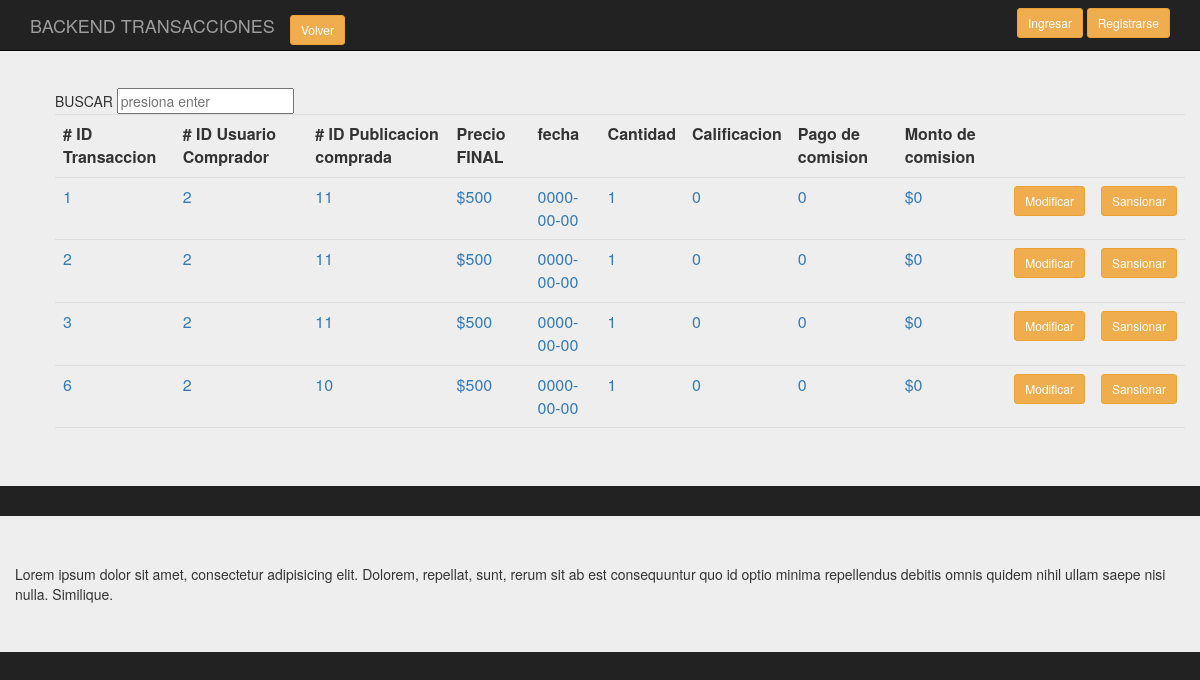
Before: /backend/Presentacion/BackTransaccion.php with the older database file.
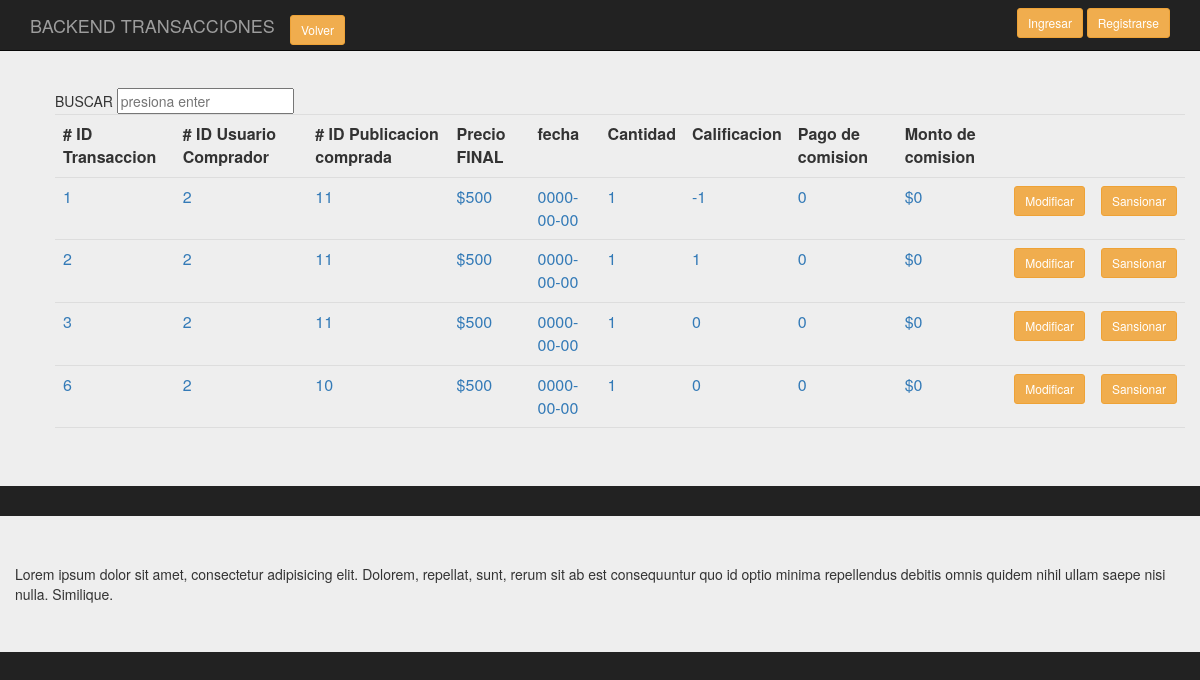
After: the same page with the newer database file.
### tables this page shows
CREATE TABLE `transaccion` (
  `id_trans` int(11) NOT NULL,
  `id_usut` int(11) NOT NULL,
  `id_pubt` int(11) NOT NULL,
  `precio_finalt` int(11) DEFAULT NULL,
  `fechat` date DEFAULT NULL,
  `cantidad` int(11) DEFAULT NULL,
  `calificaciont` int(1) DEFAULT NULL,
  `pago_comision` tinyint(1) NOT NULL,
  `comision_monto` int(11) NOT NULL,
  `comentariot` varchar(400) NOT NULL,
  `califico` int(11) NOT NULL
);

### backend/clases/Transaccion.class.php (called while the page is built, shortened)
<?php
require_once('../persistencia/PersistenciaTransaccion.class.php');
class Transaccion
{
    public function consultaTodos($conex)
    {
      $pu=new PersistenciaTransaccion;
      $datos= $pu->consTodos($conex);
      return $datos;
    }
}
?>

### backend/persistencia/PersistenciaTransaccion.class.php (called while the page is built, shortened)
<?php
class PersistenciaTransaccion
{
   public function consTodos( $conex)
   {
        $sql = "select * from transaccion";
        $result = $conex->prepare($sql);
		$result->execute();
		$resultados=$result->fetchAll();
       return $resultados;
    }
 }
?>

### backend/Presentacion/BackTransaccion.php (the view, shortened to what this page needs)
<?php
require_once('../clases/Transaccion.class.php');
?>
<!doctype html>
<html lang="en">
<head>
<link rel="stylesheet" href="https://maxcdn.bootstrapcdn.com/bootstrap/3.3.7/css/bootstrap.min.css">
<link rel="stylesheet" href="../css/estilos.css">
	</head>
<body>
		<div class="container">
			<nav class="navbar navbar-inverse navbar-fixed-top">
				  <div class="container">
					<div class="navbar-header">
					  <a class="navbar-brand" href="#">BACKEND TRANSACCIONES</a>
					  <div class="navbar-brand">
						<a href="index.php" class="btn btn-warning btn-sm">Volver</a>
					  </div>
					</div>
					<div id="navbar" class="navbar-collapse collapse">
					  <form class="navbar-form navbar-right">
						<a href="singin.php" class="btn btn-warning btn-sm">Ingresar</a>
						<a href="Login.php" class="btn btn-warning btn-sm">Registrarse</a>
					  </form>
					</div>
				  </div>
			</nav>
		</div>
		<div class="jumbotron">
			<div class="container-fluid">
				<section class="main row">
					<div class="col-md-12">
					<ol class="pre-scrollable">
										<table class="table">
																<form class="forma-busqueda cf" action="/search.php" method="post">
																	<input name="keywords" id="search_box" type="text" placeholder="presiona enter" >
																</form>
													<tr>
														<th># ID Transaccion</th>
														<th># ID Usuario Comprador</th>
														<th># ID Publicacion comprada</th>
														<th>Precio FINAL</th>
														<th>fecha</th>
														<th>Cantidad</th>
														<th>Calificacion</th>
														<th>Pago de comision</th>
														<th>Monto de comision</th>
														<th></th>
														<th></th>
													</tr>
												<?php
													$conex = conectar();
													$d = new Transaccion();
													$datos_d=$d->consultaTodos($conex);
													$cuenta=count($datos_d);
												?>
												<?php
												for ($i=0;$i<$cuenta;$i++)
												{
												?>
													<tr>
															<td><a value="<?php echo $datos_d[$i][0]?>"  ><?php echo $datos_d[$i][0]?></a></td>
															<td><a value="<?php echo $datos_d[$i][0]?>"  ><?php echo $datos_d[$i][1]?></a></td>
															<td><a value="<?php echo $datos_d[$i][0]?>"  ><?php echo $datos_d[$i][2]?></a></td>
															<td><a value="<?php echo $datos_d[$i][0]?>"  >$<?php echo $datos_d[$i][3]?></a></td>
															<td><a value="<?php echo $datos_d[$i][0]?>"  ><?php echo $datos_d[$i][4]?></a></td>
															<td><a value="<?php echo $datos_d[$i][0]?>"  ><?php echo $datos_d[$i][5]?></a></td>
															<td><a value="<?php echo $datos_d[$i][0]?>"  ><?php echo $datos_d[$i][6]?></a></td>
															<td><a value="<?php echo $datos_d[$i][0]?>"  ><?php echo $datos_d[$i][7]?></a></td>
															<td><a value="<?php echo $datos_d[$i][0]?>"  >$<?php echo $datos_d[$i][8]?></a></td>
															<td><a href="singin.php" class="btn btn-warning btn-sm">Modificar</a></td>
															<td><a href="Login.php" class="btn btn-warning btn-sm">Sansionar</a></td>
													</tr>
												<?php
												}
												?>
										</table>
					</ol>
					</div>
				</section>
			</div>
		</div>
		<div class="jumbotron">
		<div class="container">
			<div class="row">
			Lorem ipsum dolor sit amet, consectetur adipisicing elit. Dolorem, repellat, sunt, rerum sit ab est consequuntur quo id optio minima repellendus debitis omnis quidem nihil ullam saepe nisi nulla. Similique.
		</div>
		</div>
</body>
</html>

### backend/Css/estilos.css (style rules this page uses)
body { padding-top: 40px; padding-bottom: 40px; background-color: #222; }
.forma-busqueda { margin-left: -2px; }

Changed rows visible on the page:
changed transaccion (number 1 of 4 on the later page): calificaciont "0" → "-1"
changed transaccion (number 2 of 4 on the later page): calificaciont "0" → "1"
